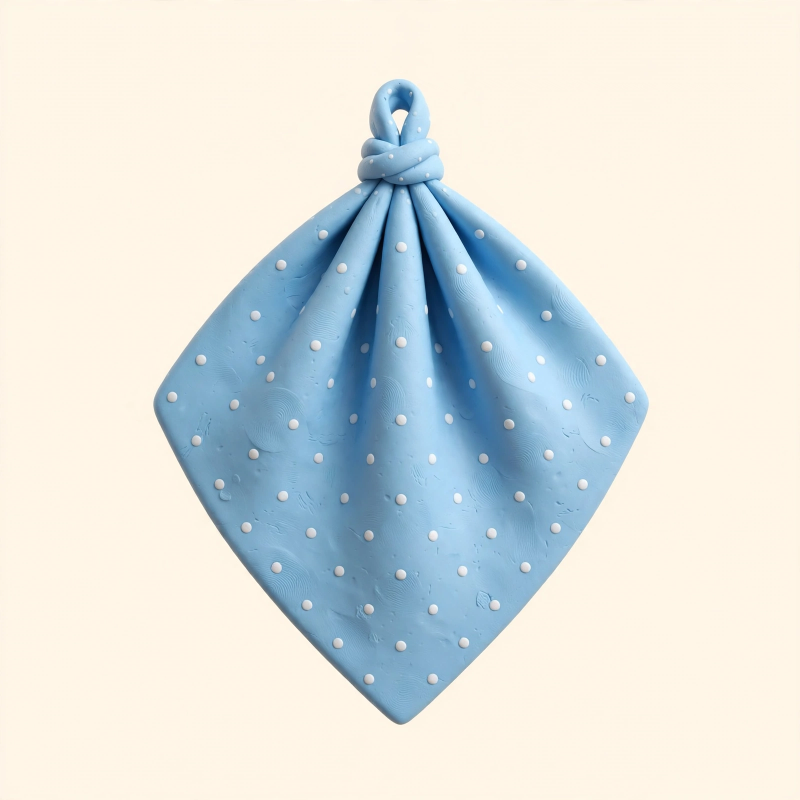
#> input picture assets/peri/peri_wear_bandana.webp, 1600 x 1600 px (shown at 1/2 size)
$ python wear.py
#> lines starting #> are read from the running program, lines starting #| are printed output that depends on the picture; after the words box and inside, x2 and y2 are one past the last pixel; in counts of white or black regions, pixels touching at a corner belong together
### assets/peri/cutout.py
"""
Cuts the plain cream background out of Peri's Muse Image illustrations, so she stands on any screen (the app's
own background, or other apps in Mini Peri mode), and writes the copies the app uses at 1024 px.

    python assets/peri/cutout.py            needs Pillow and numpy

The background is what is connected to the image's border and close to the cream colour, plus cream pockets
enclosed by Peri (between an arm and the body) that are larger than an eye. Edges get a light feather and the
cream is unmixed from them, so there is no pale halo. The baked floor shadow goes too: the app draws its own,
which moves with her.
"""
import os
import sys

import numpy as np
from PIL import Image, ImageDraw, ImageFilter

HERE = os.path.dirname(os.path.abspath(__file__))
OUT = os.path.join(HERE, "..", "..", "android", "app", "src", "main", "res", "drawable-nodpi")

STATES = ["calm", "listening", "thinking", "worried", "protective", "calling", "waiting", "happy", "sleeping"]
# Frames the app animates with (the app sways her with a smooth tilt, so there are no sway frames).
FRAMES = ["", "_blink", "_blinkhalf", "_talk", "_talkwide", "_talko", "_glanceleft", "_glanceright", "_stepleft", "_stepright", "_gesturea", "_gestureb", "_wink", "_steplefthalf", "_steprighthalf"]
EXTRAS = ["calm_wave1", "calm_wave2", "calm_idea", "calm_sorry", "calm_thumbsup", "family", "report", "shield", "guardian", "guardian_alert",
          "calm_laugh", "calm_love", "calm_dizzy", "calm_yawn", "calm_letter",
          "calm_hero", "calm_medal", "calm_peekaboo", "calm_clap", "calm_detective", "calm_surprised", "calm_party", "calm_glasses",
          "calm_scarf", "calm_bye", "calm_hum", "calm_butterfly", "calm_tea", "calm_flower", "calm_phone"]

FILL_THRESHOLD = 80  # sum of channel differences from the cream, for the flood fill from the border
POCKET_THRESHOLD = 18  # enclosed pockets must be almost exactly cream
POCKET_MIN_AREA = 2500  # and larger than an eye: eye whites are sometimes the very same cream
SIZE = 1024  # Muse Image returns 1600 px; 1024 is sharp on any phone and light on memory
SENTINEL = (1, 254, 3)


def background_colour(rgb: np.ndarray) -> np.ndarray:
    border = np.concatenate([rgb[0], rgb[-1], rgb[:, 0], rgb[:, -1]])
    return np.median(border, axis=0)


def large_regions(mask: Image.Image) -> np.ndarray:
    """The white regions of a mask with at least POCKET_MIN_AREA pixels."""
    labels = mask.convert("I")
    keep = np.zeros((mask.height, mask.width), dtype=bool)
    label = 2
    while True:
        ys, xs = np.nonzero(np.asarray(labels) == 255)
        if len(ys) == 0:
            return keep
        ImageDraw.floodfill(labels, (int(xs[0]), int(ys[0])), label)
        region = np.asarray(labels) == label
        if region.sum() >= POCKET_MIN_AREA:
            keep |= region
        label += 1


def cut(path: str, remove_floor: bool = True, threshold: int = FILL_THRESHOLD) -> Image.Image:
    """Her picture without its cream background; a lower [threshold] keeps things nearly as light as the cream (a white frame)."""
#> called with path = 'assets/peri/peri_wear_bandana.webp', remove_floor = False, threshold = 80
    image = Image.open(path).convert("RGB").resize((SIZE, SIZE), Image.LANCZOS)
    rgb = np.asarray(image).astype(np.int32)
    bg = background_colour(rgb)
#> bg = [254, 245, 230]
    diff = np.abs(rgb - bg).sum(axis=2)
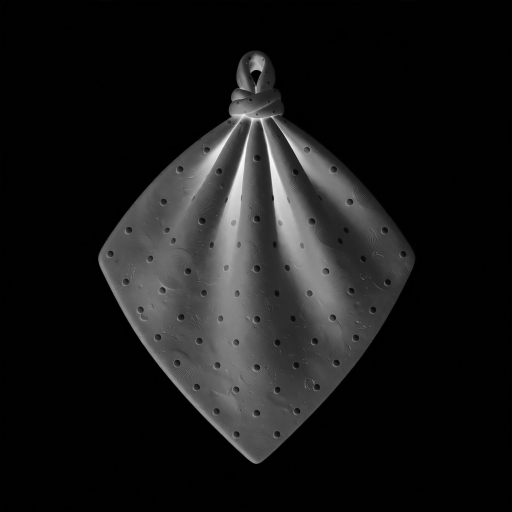
#> diff: shape (1024, 1024) float64 (shown at 1/2 size); min 0, max 710, mean 67.6; drawn with min black and max white

    filled = image.copy()
    h, w = rgb.shape[:2]
#> h = 1024; w = 1024
    step = 8
    seeds = [(x, 0) for x in range(0, w, step)] + [(x, h - 1) for x in range(0, w, step)]
    seeds += [(0, y) for y in range(0, h, step)] + [(w - 1, y) for y in range(0, h, step)]
    # Clay renders light the floor differently from the wall: each edge is compared with its own colour too.
    edges = {"top": np.median(rgb[0], axis=0), "bottom": np.median(rgb[-1], axis=0),
             "left": np.median(rgb[:, 0], axis=0), "right": np.median(rgb[:, -1], axis=0)}
#> edges = {'top': [254, 245, 231], 'bottom': [255, 246, 231], 'left': [253, 244, 230], 'right': [254, 245, 230]}

    def near_edge(x: int, y: int) -> bool:
        edge = "top" if y == 0 else "bottom" if y == h - 1 else "left" if x == 0 else "right"
        return np.abs(rgb[y, x] - edges[edge]).sum() < threshold

    for x, y in seeds:
        if (diff[y, x] < threshold or near_edge(x, y)) and filled.getpixel((x, y)) != SENTINEL:
            ImageDraw.floodfill(filled, (x, y), SENTINEL, thresh=threshold)
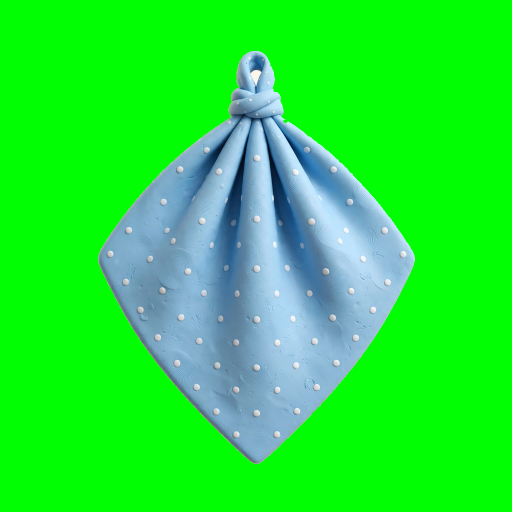
#> filled: PIL image 1024x1024 RGB (shown at 1/2 size); mean R, G, B 34.7, 230.6, 55.3
    outside = np.all(np.asarray(filled) == SENTINEL, axis=2)
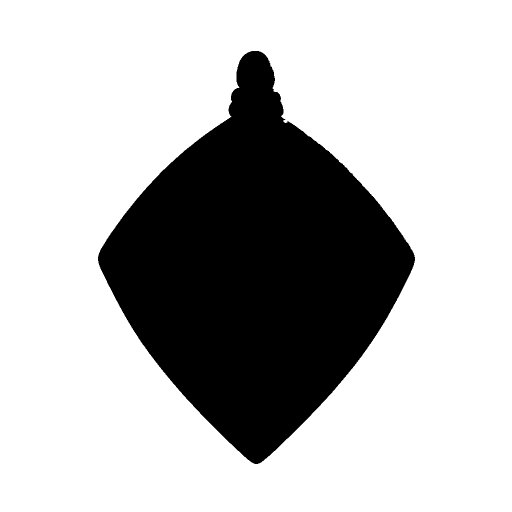
#> outside: shape (1024, 1024) bool (shown at 1/2 size); 73% white; 1 black region, box (x1, y1, x2, y2) and area: (196, 102, 830, 928) 283408

    # Cream pockets enclosed by her outline: an opening drops thin strokes and small highlights.
    pockets = Image.fromarray(((diff < POCKET_THRESHOLD) & ~outside).astype(np.uint8) * 255)
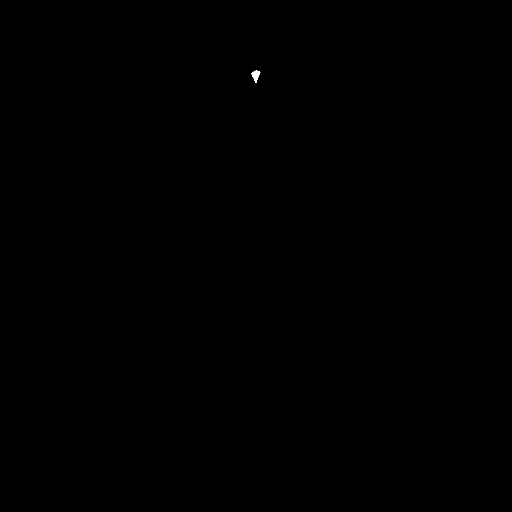
#> pockets: PIL image 1024x1024 L (shown at 1/2 size); 0.02% white; 1 white region, box (x1, y1, x2, y2) and area: (503, 141, 521, 166) 247
    pockets = pockets.filter(ImageFilter.MinFilter(7)).filter(ImageFilter.MaxFilter(7))
#> pockets: PIL image 1024x1024 L; 0.02% white; 1 white region, box (x1, y1, x2, y2) and area: (505, 142, 519, 160) 207
    transparent = outside | large_regions(pockets)
#> after the loop in large_regions, `while True:`: keep: shape (1024, 1024) bool; every value is 0
#> after the loop in large_regions, `while True:`: label = 3
    # The floor and its shadow under her feet: warm beige or brown (never her green, nor bright confetti), in the bottom fifth.
    r, g, b = rgb[..., 0], rgb[..., 1], rgb[..., 2]
    top, low = rgb.max(axis=2), rgb.min(axis=2)
    floor = (r >= g) & (g > b) & (top > 80) & ((top - low) < 0.55 * top)
#> floor: shape (1024, 1024) bool; 72.9% white; 3 black regions (2 under 20 px), largest, box (x1, y1, x2, y2) and area: (196, 100, 832, 927) 284615
    floor[: int(h * 0.8)] = False
#> floor: shape (1024, 1024) bool; 18.7% white; 11 white regions (7 under 20 px), largest, box (x1, y1, x2, y2) and area: (0, 819, 1024, 1024) 195760, (509, 823, 516, 832) 25, (468, 866, 475, 874) 25, (429, 822, 435, 828) 20
    # Accessories have no floor, and a straw hat or a pearl is the very colour of one.
    if remove_floor:
        transparent |= floor

    alpha = Image.fromarray(np.where(transparent, 0, 255).astype(np.uint8)).filter(ImageFilter.GaussianBlur(0.8))
    a = np.asarray(alpha).astype(np.float32) / 255.0
    # Unmix the cream from half-transparent edge pixels: c = a * fg + (1 - a) * bg.
    safe = np.maximum(a, 1e-3)[..., None]
    fg = np.clip((rgb - (1 - a[..., None]) * bg) / safe, 0, 255)
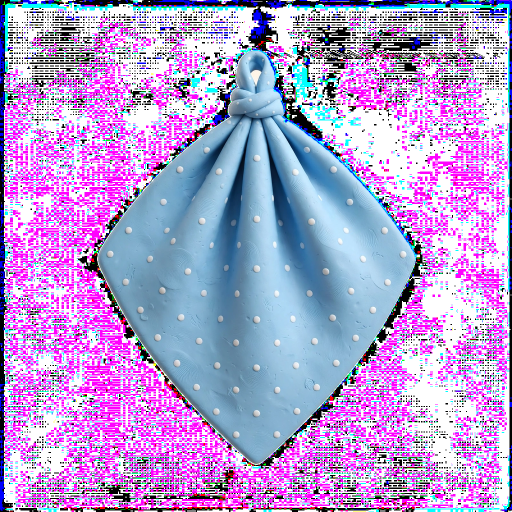
#> fg: shape (1024, 1024, 3) float64 (shown at 1/2 size); mean R, G, B 180, 157.4, 211.8
    fg = np.where(a[..., None] > 0.98, rgb, fg)
    out = np.dstack([fg, a * 255]).astype(np.uint8)
    return Image.fromarray(out, "RGBA")


# [19 lines left out: function main, not called in this run]


# [2 lines that do not run on import are left out]

### assets/peri/wear.py
"""
Cuts out the accessories Peri can wear, and the sprites of her effects (peri_fx_*: stars), (assets/peri/peri_wear_*.webp, from `generate.ts wear`), trims each to what's
drawn, centres it on its own mirror axis (a bow tie's knot, the bridge of a pair of glasses) and writes the copies the
app uses, at most 512 px on their longer side. For glasses it also says how wide to wear them so each lens sits on an
eye (`width` in Outfit.kt and backend/src/pears/look.ts).

    python assets/peri/wear.py
"""
import glob
import os
import sys

import numpy as np
from PIL import Image

HERE = os.path.dirname(os.path.abspath(__file__))
sys.path.insert(0, HERE)
from cutout import OUT, cut  # noqa: E402

MAX_SIDE = 512
# Her effects' sprites (stars that burst out of her) are small on screen.
FX_SIDE = 192
# Shaped for a pear's head: only the top of the flower headband, its arch, like a crown.
KEEP_TOP = {"peri_wear_flowers.webp": 0.40}
# A white frame nearly the colour of the cream: cut closer, or the cream takes it.
THRESHOLDS = {"peri_wear_hearts.webp": 36}
# Worn on her eyes: one lens on each.
EYEWEAR = {"peri_wear_glasses.webp", "peri_wear_hearts.webp", "peri_wear_sunglasses.webp"}


def trimmed(image: Image.Image) -> Image.Image:
    return image.crop(image.getchannel("A").point(lambda a: 255 if a > 8 else 0).getbbox())
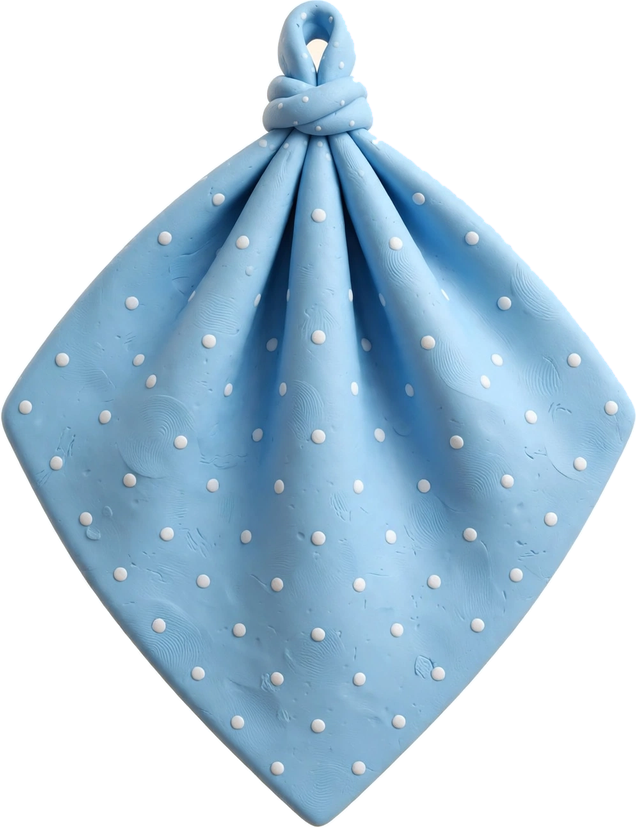
#> returned value: PIL image 636x828 RGBA; mean R, G, B, A 160.9, 158.4, 206.5, 137.2; transparent parts drawn white


def mirror_axis(image: Image.Image) -> float:
    """The x (px) about which the picture best matches its own mirror image."""
    alpha = np.asarray(image.getchannel("A"), dtype=np.float32) / 255
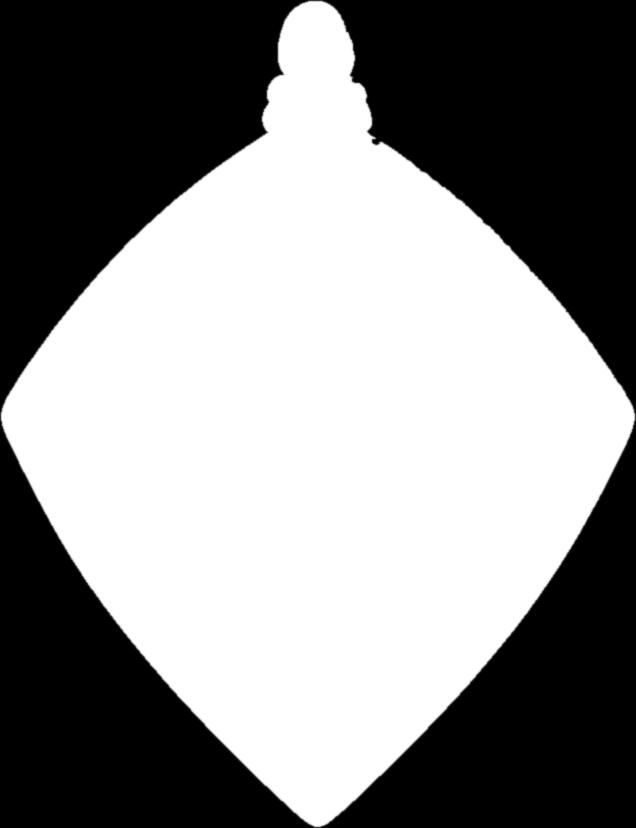
#> alpha: shape (828, 636) float32; min 0, max 1, mean 0.538
    w = alpha.shape[1]
#> w = 636
    best, axis = -1.0, (w - 1) / 2
#> best = -1; axis = 317.5
    # Twice the axis, in whole pixels, within a tenth of the width of the middle.
    for twice in range(int(w - 1 - 0.1 * w), int(w - 1 + 0.1 * w) + 1):
        lo, hi = max(0, twice - (w - 1)), min(w - 1, twice)
        if hi - lo < w // 2:
            continue
        xs = np.arange(lo, hi + 1)
        score = np.minimum(alpha[:, xs], alpha[:, twice - xs]).sum()
        if score > best:
            best, axis = score, twice / 2
#> this loop made 128 passes
#> (score, best, axis) on passes 1 to 12: (232502.8, 232502.8, 285.5), (233289.9, 233289.9, 286), (234077.1, 234077.1, 286.5), (234866.9, 234866.9, 287), (235656.7, 235656.7, 287.5), (236448.9, 236448.9, 288), (237241.1, 237241.1, 288.5), (238035.9, 238035.9, 289), (238830.7, 238830.7, 289.5), (239627.6, 239627.6, 290), (240424.6, 240424.6, 290.5), (241223.6, 241223.6, 291)
#> after the loop, axis = 317; best = 282206.9
    return axis


def centred(image: Image.Image) -> Image.Image:
    """Padded on one side so its mirror axis is the middle of the picture: placed at 0.5, it sits square."""
    axis = mirror_axis(image)
#> axis = 317
    left, right = axis, image.width - 1 - axis
#> left = 317; right = 318
    half = int(np.ceil(max(left, right)))
#> half = 318
    out = Image.new("RGBA", (2 * half + 1, image.height), (0, 0, 0, 0))
#> out: PIL image 637x828 RGBA; every value is 0
    out.paste(image, (int(round(half - axis)), 0))
    return out


def lens_span(image: Image.Image) -> float:
    """How far apart the two lenses' centres are, as a share of the picture's width."""
    alpha = np.asarray(image.getchannel("A"), dtype=np.float32)
    w = alpha.shape[1]
    xs = np.arange(w)
    weight = alpha.sum(axis=0)
    left = (xs[: w // 2] * weight[: w // 2]).sum() / weight[: w // 2].sum()
    right = (xs[w // 2:] * weight[w // 2:]).sum() / weight[w // 2:].sum()
    return (right - left) / w


def main() -> None:
    for path in sorted(glob.glob(os.path.join(HERE, "peri_wear_*.webp")) + glob.glob(os.path.join(HERE, "peri_fx_*.webp"))):
        name = os.path.basename(path)
        image = trimmed(cut(path, remove_floor=False, threshold=THRESHOLDS.get(name, 80)))
        if name in KEEP_TOP:
            image = trimmed(image.crop((0, 0, image.width, int(image.height * KEEP_TOP[name]))))
        image = centred(image)
        side = FX_SIDE if name.startswith("peri_fx_") else MAX_SIDE
        image.thumbnail((side, side), Image.LANCZOS)
#> image: PIL image 394x512 RGBA
        image.save(os.path.join(OUT, name), "WEBP", quality=92, alpha_quality=100, method=6)
        note = f", lenses on the eyes at width {1 / lens_span(image):.2f}" if name in EYEWEAR else ""
#> note = ''
        print(f"{name}: {image.width}x{image.height}{note}")
#| peri_wear_bandana.webp: 394x512
#> pass 2 of the loop in main, `for path in sorted(glob.glob(os.path.join(HERE, "peri_wear_*.webp")) +..`:
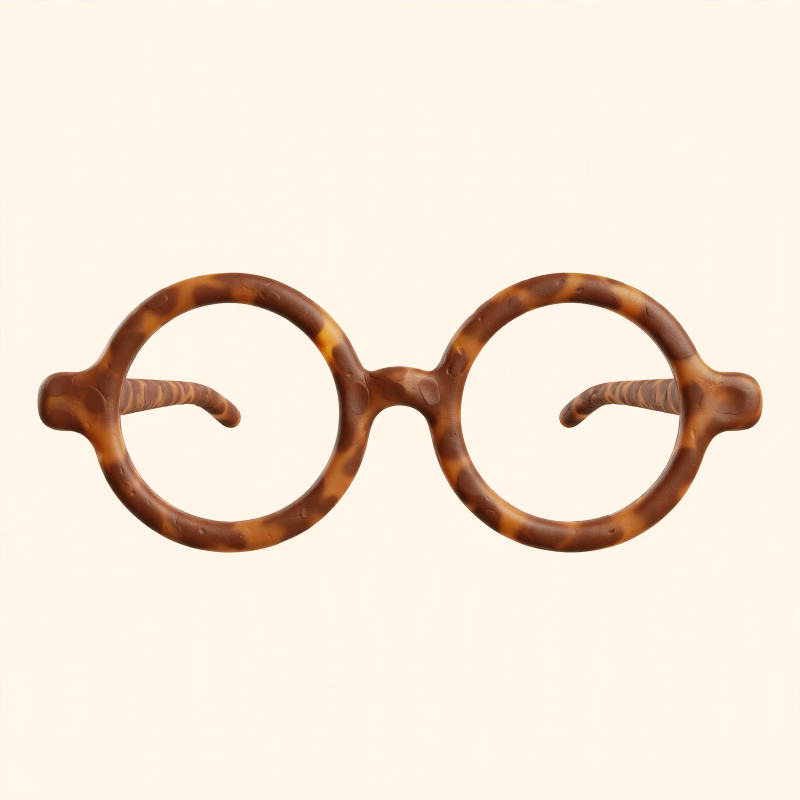
#> input picture assets/peri/peri_wear_glasses.webp, 1600 x 1600 px (shown at 1/2 size)
#> bg = [254, 245, 233]
#> edges = {'top': [255, 245, 236], 'bottom': [255, 246, 233], 'left': [253, 243, 234], 'right': [255, 246, 233]}
#> outside: shape (1024, 1024) bool; 79.2% white; 1 black region, box (x1, y1, x2, y2) and area: (48, 349, 976, 708) 218021
#> after the loop in large_regions (call 2), `while True:`:
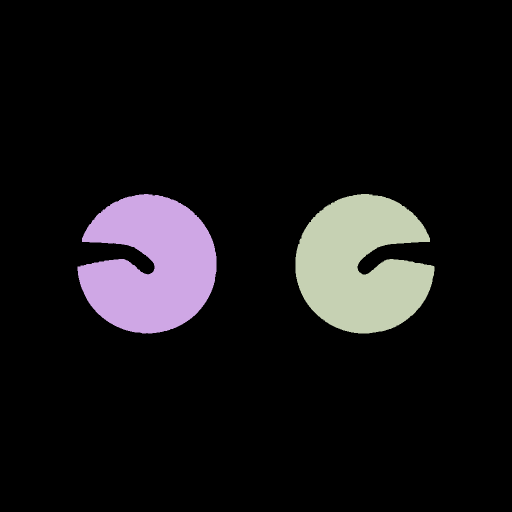
#> labels: PIL image 1024x1024 I (shown at 1/2 size); 3 distinct labels, from 0 to 3; one colour per label, 0 black
#> after the loop in large_regions (call 2), `while True:`: label = 4
#> transparent: shape (1024, 1024) bool; 89.8% white; 1 black region, box (x1, y1, x2, y2) and area: (48, 349, 976, 708) 107104
#> r: shape (1024, 1024) int32; 207 distinct labels, from 49 to 255
#> g: shape (1024, 1024) int32; 244 distinct labels, from 12 to 255
#> b: shape (1024, 1024) int32; 249 distinct labels, from 0 to 248
#> in cut (call 2), `floor = (r >= g) & (g > b) & (top > 80) & ((top - low) < 0.55 * top)`:
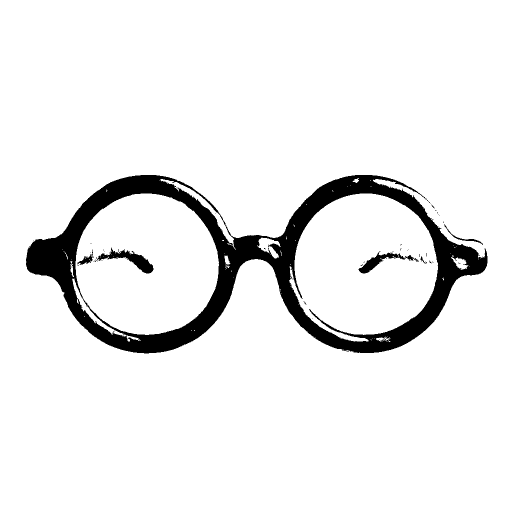
#> floor: shape (1024, 1024) bool (shown at 1/2 size); 92.5% white; 53 black regions (46 under 20 px), largest, box (x1, y1, x2, y2) and area: (52, 350, 975, 707) 75241, (189, 495, 307, 547) 1844, (717, 502, 838, 547) 1313
#> the loop in mirror_axis (call 2), `for twice in range(int(w - 1 - 0.1 * w), int(w - 1 + 0.1 * w) + 1):` made 187 passes
#> (score, best, axis) on passes 1 to 8: (28189.4, 28189.4, 418), (28433.3, 28433.3, 418.5), (28685.6, 28685.6, 419), (28942.6, 28942.6, 419.5), (29206.2, 29206.2, 420), (29473.6, 29473.6, 420.5), (29747.6, 29747.6, 421), (30026, 30026, 421.5)
#| peri_wear_glasses.webp: 512x199, lenses on the eyes at width 1.97


if __name__ == "__main__":
    main()
